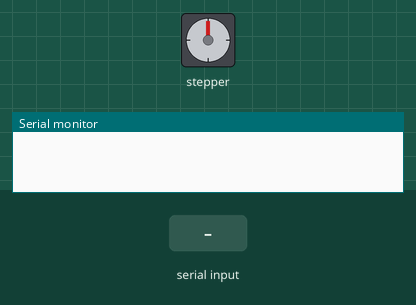
Simulated run of this sketch. Board: Arduino Uno, built with avr-gcc and run on an emulated ATmega328P. On the bench: stepper motor, the last lines printed to the serial monitor. The inputs (shaded band) are chosen by the test bench. Stepper angles assume 200 steps per turn.

Above: at 1.2 s.
1.3 s: "far" received over Serial
At 2.45 s:
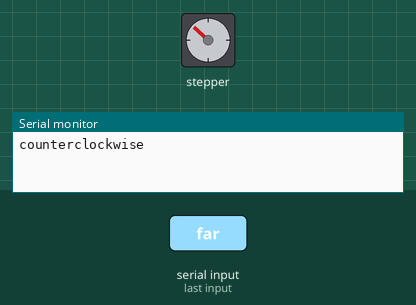
4.3 s: "bac" received over Serial
At 5.57 s:
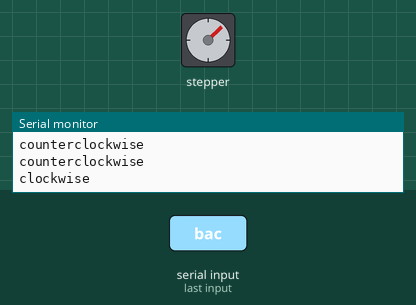
7.3 s: "far" received over Serial
At 10.28 s:
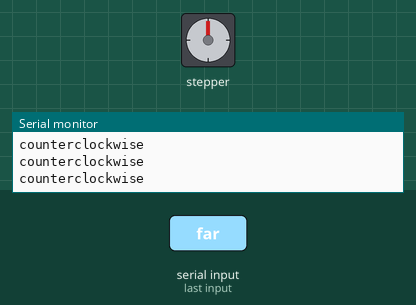
10.3 s: "bac" received over Serial
13.3 s: "stp" received over Serial
Timing chart, 0 to 15.8 s (numbered marks = the images above; inputs shaded):
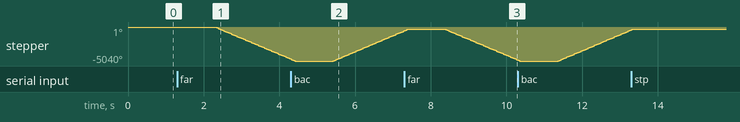

The sketch:

stepper_one.ino
```cpp
#include <Stepper.h>

const int stepsPerRevolution = 200;  // change this to fit the number of steps per revolution
// for your moto
String com;
String line1;
// initialize the stepper library on pins 8 through 11:
Stepper myStepper(stepsPerRevolution, 8, 9, 10, 11);

void setup() {
  // set the speed at 60 rpm:
  myStepper.setSpeed(400);
  // initialize the serial port:
  Serial.begin(9600);


}

void loop() {
  if(Serial.available()>0){
    com = Serial.readString();
  }
  line1=com.substring(0,3);
  if(line1=="far"){
  Serial.println("counterclockwise");
  myStepper.step(-stepsPerRevolution);
  //delay(500);
   }
   if(line1=="bac"){
  Serial.println("clockwise");
  myStepper.step(stepsPerRevolution);
 // delay(500);
   }
    if(line1=="stp"){

  //delay(500);
   }


}
```

Measured:
- after the input at 1.3 s, stepper: keeps turning counter-clockwise at about 2399°/s, starting after 1.0 s
